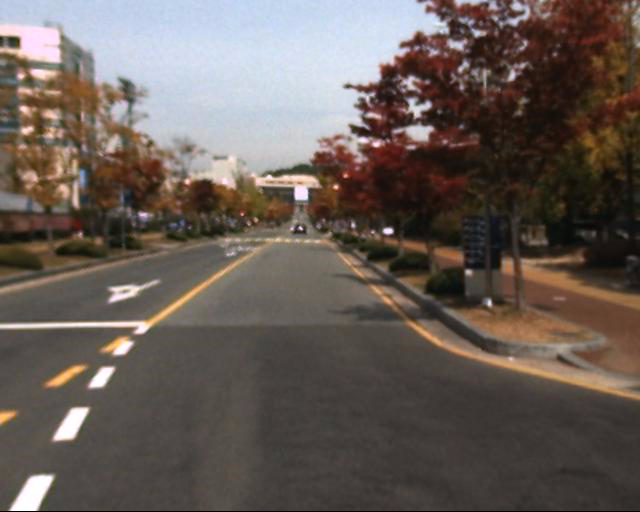
#> input picture kaist_wash/kaist_wash_picture_test/visible/000007.jpg, 640 x 512 px, found by its file name; its folder holds 4 pictures in this run
$ python TIF_fusion.py   (older library calls are emulated)
#> lines starting #> are read from the running program, lines starting #| are printed output that depends on the picture; pictures that were not available may be replaced by others from this repository, and a replacement may not be noted
#> further down, p1 is the input picture: shape (512, 640, 3); mean B, G, R 86.7, 92.6, 102.7
# -*- coding: utf-8 -*-

# try:
import cv2
# [4 lines of commented-out code are left out]

import numpy as np
import os
import time


def TIF_algo(p1, p2, median_blur_value=3, mean_blur_value=35):
    """
    通过TIF方法融合图像
    :param p1_path: 图像1路径
    :param p2_path: 图像2路径
    :param median_blur_value: 中值滤波参数
    :param mean_blur_value:  均值滤波参数
    :return: 融合图像
    """
#> called with median_blur_value = 3, mean_blur_value = 35
    # median_blur_value = 3  # 中值滤波系数
    # mean_blur_value = 35  # 均值滤波系数

    # 均值滤波后(35,35)的图层，即基础层
    p1_b = cv2.blur(p1, (mean_blur_value, mean_blur_value))
    p1_b = p1_b.astype(np.float)  # 转成float类型矩阵
    p2_b = cv2.blur(p2, (mean_blur_value, mean_blur_value))
    p2_b = p2_b.astype(np.float)  # 转成float类型矩阵
    # [5 lines of commented-out code are left out]
    p1_d = p1.astype(np.float) - p1_b
    p2_d = p2.astype(np.float) - p2_b
    # cv2.imshow('detail layer p1', p1_d / 255.0)
    # cv2.imshow('detail layer p2', p2_d / 255.0)
    # 原图经过中值滤波后的图层
    p1_after_medianblur = cv2.medianBlur(p1, median_blur_value)
    p2_after_medianblur = cv2.medianBlur(p2, median_blur_value)
    # 矩阵转换,换成float型，参与后面计算
    p1_after_medianblur = p1_after_medianblur.astype(np.float)
    p2_after_medianblur = p2_after_medianblur.astype(np.float)

    # 计算均值和中值滤波后的误差
    p1_subtract_from_median_mean = p1_after_medianblur - p1_b + 0.01  # 加0.01 保证结果非NAN
    p2_subtract_from_median_mean = p2_after_medianblur - p2_b + 0.01
    # cv2.imshow('subtract_from_median_mean  p1_subtract_from_median_mean', p1_subtract_from_median_mean/255.0)
    # cv2.imshow('subtract_from_median_mean  p2_subtract_from_median_mean', p2_subtract_from_median_mean/255.0)
    m1 = p1_subtract_from_median_mean[:, :, 0]
    m2 = p1_subtract_from_median_mean[:, :, 1]
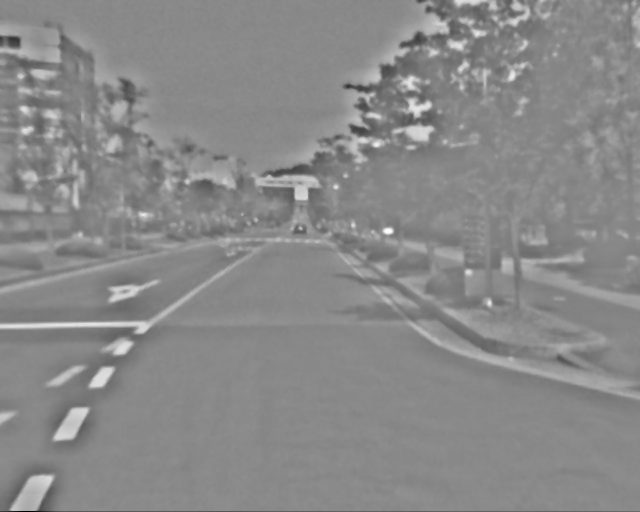
#> m2: shape (512, 640) float64; min -205, max 175, mean -0.1; drawn with min black and max white
    m3 = p1_subtract_from_median_mean[:, :, 2]
    res = m1 * m1 + m2 * m2 + m3 * m3
    # delta1 = np.sqrt(res)
    delta1 = res
    m1 = p2_subtract_from_median_mean[:, :, 0]
    m2 = p2_subtract_from_median_mean[:, :, 1]
    m3 = p2_subtract_from_median_mean[:, :, 2]
    res = m1 * m1 + m2 * m2 + m3 * m3
    # delta2 = np.sqrt(res) #采用平方和开根号做权重计算
    # delta2 = res #采用平方和做权重计算
    delta2 = abs(m1)  # 由于图像2 红外图像是灰度图像，直接用像素差做权重计算
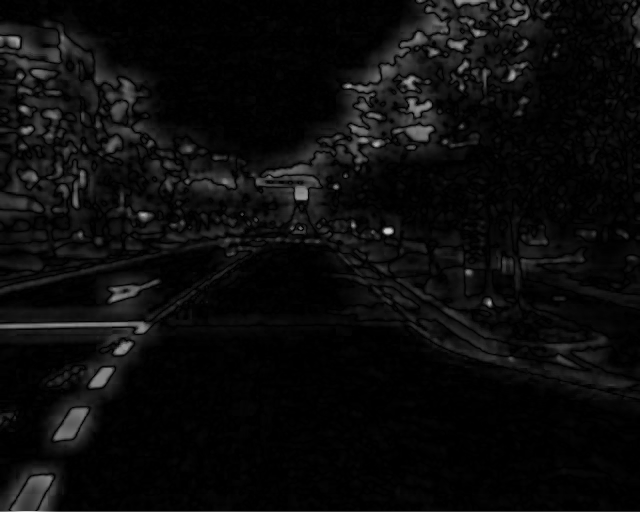
#> delta2: shape (512, 640) float64; min 0.01, max 208, mean 12.4

    delta_total = delta1 + delta2  # 分母

    psi_1 = delta1 / delta_total
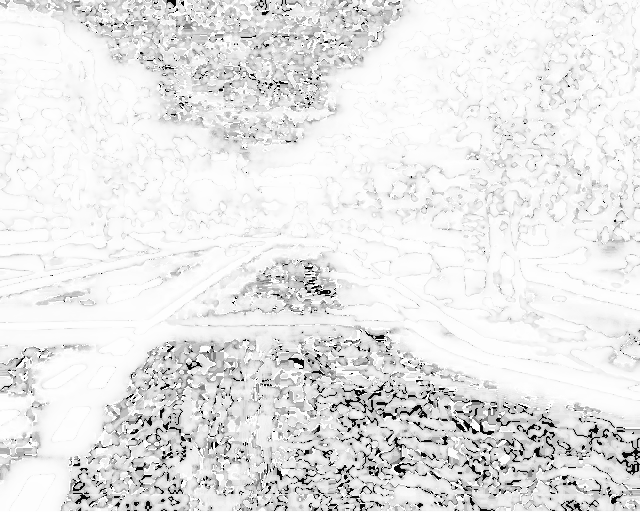
#> psi_1: shape (512, 640) float64; min 0.0291, max 1, mean 0.907
    psi_2 = delta2 / delta_total
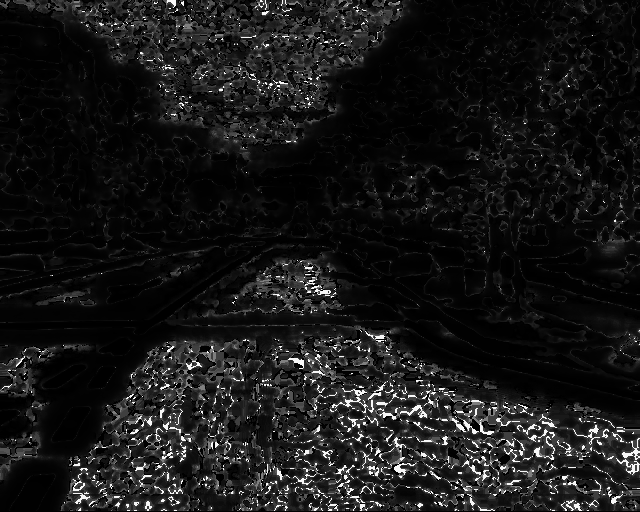
#> psi_2: shape (512, 640) float64; min 5.55e-07, max 0.971, mean 0.0931
    psi1 = np.zeros(p1.shape, dtype=np.float)
    psi2 = np.zeros(p2.shape, dtype=np.float)
    psi1[:, :, 0] = psi_1
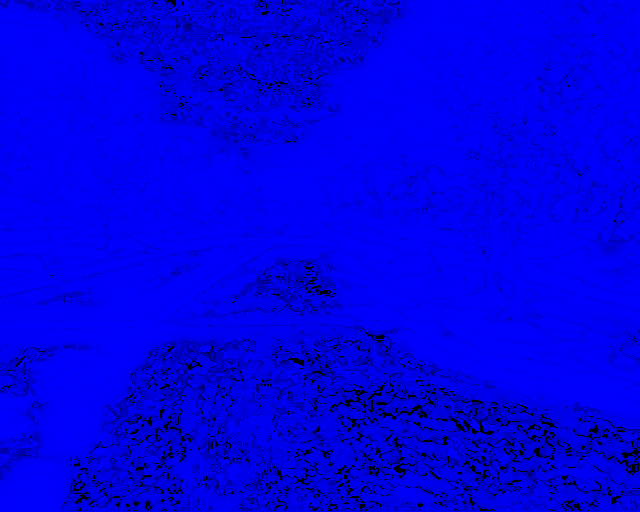
#> psi1: shape (512, 640, 3) float64; mean of channels 0, 1, 2 0.907, 0, 0; drawn as B, G, R
    psi1[:, :, 1] = psi_1
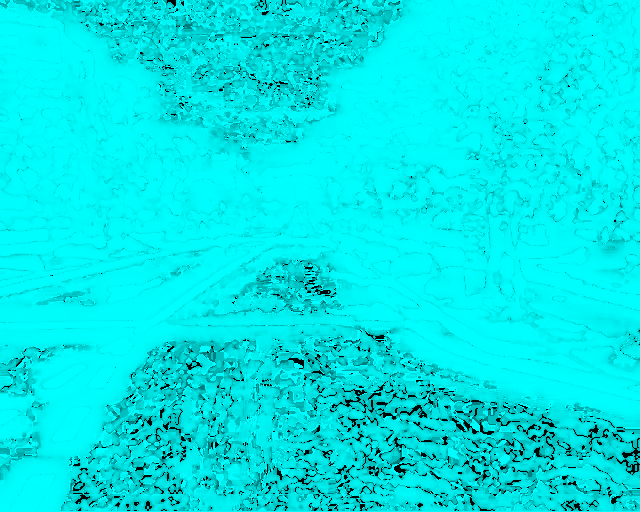
#> psi1: shape (512, 640, 3) float64; mean of channels 0, 1, 2 0.907, 0.907, 0; drawn as B, G, R
    psi1[:, :, 2] = psi_1
    psi2[:, :, 0] = psi_2
    psi2[:, :, 1] = psi_2
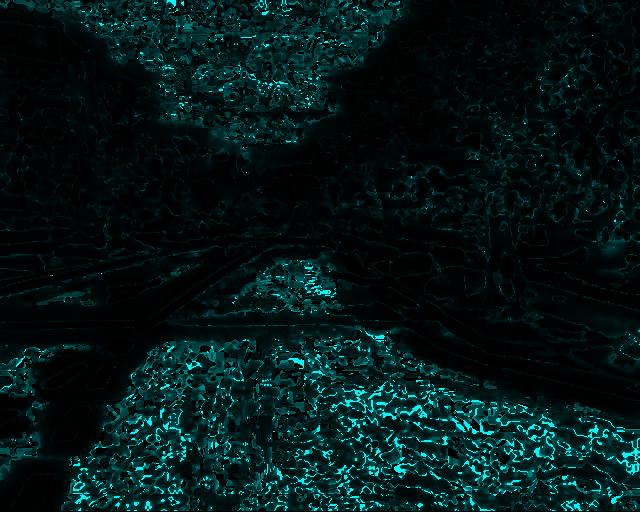
#> psi2: shape (512, 640, 3) float64; mean of channels 0, 1, 2 0.0931, 0.0931, 0; drawn as B, G, R
    psi2[:, :, 2] = psi_2
    # 基础层融合
    p_b = 0.5 * (p1_b + p2_b)
    # 细节层融合
    p_d = psi1 * p1_d + psi2 * p2_d
    # 整体融合
    p = p_b + p_d
    return p

if __name__ == '__main__':
    # 程序开始时的时间
    time_start = time.time()
    # 1 图表示可见光；2 图表示红外
    #flist()

    visible_path = 'kaist_wash/kaist_wash_picture_train/visible'  # 可见光图像
    lwir_path    = 'kaist_wash/kaist_wash_picture_train/lwir'  # 红外图像
    TIF_path     = r'kaist_wash/TIF_picture'
    flist1       = os.listdir(visible_path)
    flist2       = os.listdir(lwir_path)
    for i in range(0,len(flist1)):
        p1_path = os.path.join(visible_path,flist1[i])
#> (the run stopped early here; a loop or call above may not have finished)
